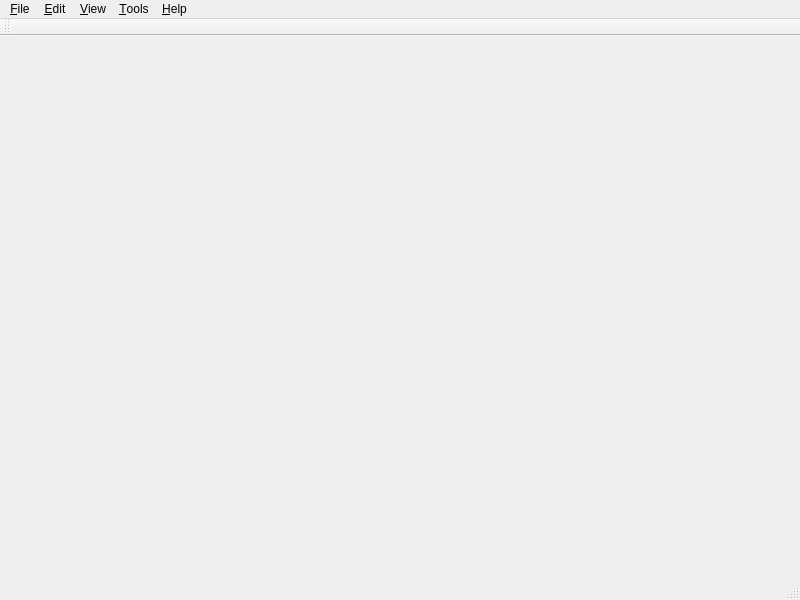
<?xml version="1.0" encoding="UTF-8"?>
<ui version="4.0">
 <class>MainWindow</class>
 <widget class="QMainWindow" name="MainWindow">
  <property name="geometry">
   <rect>
    <x>0</x>
    <y>0</y>
    <width>800</width>
    <height>600</height>
   </rect>
  </property>
  <property name="windowTitle">
   <string>MainWindow</string>
  </property>
  <widget class="QWidget" name="centralwidget"/>
  <widget class="QMenuBar" name="menubar">
   <property name="geometry">
    <rect>
     <x>0</x>
     <y>0</y>
     <width>800</width>
     <height>24</height>
    </rect>
   </property>
   <widget class="QMenu" name="menu_File">
    <property name="title">
     <string>&amp;File</string>
    </property>
    <addaction name="action_New"/>
    <addaction name="action_Open"/>
    <addaction name="action_Save"/>
    <addaction name="actionSave_As"/>
    <addaction name="action_Close"/>
    <addaction name="separator"/>
    <addaction name="action_Quit"/>
   </widget>
   <widget class="QMenu" name="menu_Edit">
    <property name="title">
     <string>&amp;Edit</string>
    </property>
    <addaction name="action_Copy"/>
    <addaction name="actionCut_X"/>
    <addaction name="action_Paste"/>
   </widget>
   <widget class="QMenu" name="menu_View">
    <property name="title">
     <string>&amp;View</string>
    </property>
    <addaction name="action_Project"/>
    <addaction name="action_Console"/>
    <addaction name="actionP_roperty"/>
   </widget>
   <widget class="QMenu" name="menu_Tools">
    <property name="title">
     <string>&amp;Tools</string>
    </property>
    <addaction name="action_Options"/>
   </widget>
   <widget class="QMenu" name="menu_Help">
    <property name="title">
     <string>&amp;Help</string>
    </property>
    <addaction name="action_About"/>
    <addaction name="actionAbout_Qt"/>
   </widget>
   <addaction name="menu_File"/>
   <addaction name="menu_Edit"/>
   <addaction name="menu_View"/>
   <addaction name="menu_Tools"/>
   <addaction name="menu_Help"/>
  </widget>
  <widget class="QStatusBar" name="statusbar"/>
  <widget class="QToolBar" name="toolBar">
   <property name="windowTitle">
    <string>toolBar</string>
   </property>
   <attribute name="toolBarArea">
    <enum>TopToolBarArea</enum>
   </attribute>
   <attribute name="toolBarBreak">
    <bool>false</bool>
   </attribute>
  </widget>
  <action name="action_New">
   <property name="text">
    <string>&amp;New...</string>
   </property>
  </action>
  <action name="action_Open">
   <property name="text">
    <string>&amp;Open...</string>
   </property>
  </action>
  <action name="action_Save">
   <property name="text">
    <string>&amp;Save</string>
   </property>
  </action>
  <action name="actionSave_As">
   <property name="text">
    <string>Save &amp;As...</string>
   </property>
  </action>
  <action name="action_Close">
   <property name="text">
    <string>&amp;Close</string>
   </property>
  </action>
  <action name="action_Quit">
   <property name="text">
    <string>&amp;Quit</string>
   </property>
  </action>
  <action name="action_Copy">
   <property name="text">
    <string>&amp;Copy</string>
   </property>
  </action>
  <action name="actionCut_X">
   <property name="text">
    <string>Cut(&amp;X)</string>
   </property>
  </action>
  <action name="action_Paste">
   <property name="text">
    <string>&amp;Paste</string>
   </property>
  </action>
  <action name="action_Project">
   <property name="checkable">
    <bool>true</bool>
   </property>
   <property name="text">
    <string>&amp;Project</string>
   </property>
  </action>
  <action name="action_Console">
   <property name="checkable">
    <bool>true</bool>
   </property>
   <property name="text">
    <string>&amp;Console</string>
   </property>
  </action>
  <action name="actionP_roperty">
   <property name="checkable">
    <bool>true</bool>
   </property>
   <property name="text">
    <string>P&amp;roperty</string>
   </property>
  </action>
  <action name="action_Options">
   <property name="text">
    <string>&amp;Options...</string>
   </property>
  </action>
  <action name="action_About">
   <property name="text">
    <string>&amp;About...</string>
   </property>
  </action>
  <action name="actionAbout_Qt">
   <property name="text">
    <string>About &amp;Qt...</string>
   </property>
  </action>
 </widget>
 <resources/>
 <connections/>
</ui>
